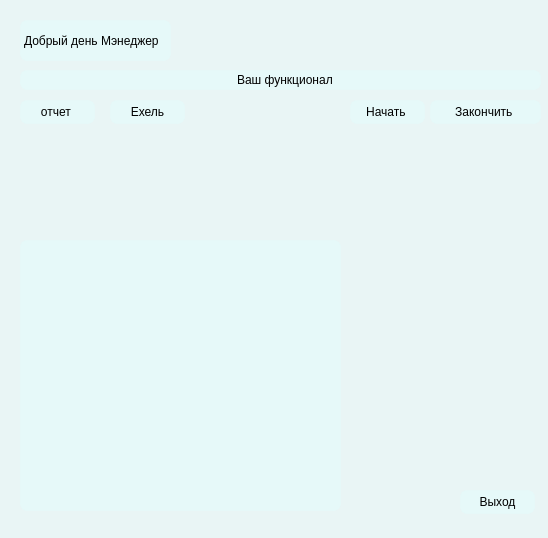
<?xml version="1.0" encoding="UTF-8"?>
<ui version="4.0">
 <class>Dialog</class>
 <widget class="QDialog" name="Dialog">
  <property name="geometry">
   <rect>
    <x>0</x>
    <y>0</y>
    <width>548</width>
    <height>538</height>
   </rect>
  </property>
  <property name="maximumSize">
   <size>
    <width>548</width>
    <height>538</height>
   </size>
  </property>
  <property name="windowTitle">
   <string>Dialog</string>
  </property>
  <property name="styleSheet">
   <string notr="true">background-color: qlineargradient(spread:pad, x1:1, y1:1, x2:0, y2:0, stop:0 rgba(	255, 0, 0, 255), stop:0.427447 rgba(139, 0, 0, 125), stop:1 rgba(155, 79, 165, 255));
font-famaly: Roboto Flex;</string>
  </property>
  <widget class="QWidget" name="widget" native="true">
   <property name="geometry">
    <rect>
     <x>-40</x>
     <y>-60</y>
     <width>641</width>
     <height>721</height>
    </rect>
   </property>
   <property name="maximumSize">
    <size>
     <width>641</width>
     <height>721</height>
    </size>
   </property>
   <property name="styleSheet">
    <string notr="true">background-color:rgba(225,255,255,100);
border: 1px  solid rgba(225,255,255,40);
border-radius: 7px;</string>
   </property>
   <widget class="QLabel" name="label">
    <property name="geometry">
     <rect>
      <x>60</x>
      <y>80</y>
      <width>151</width>
      <height>41</height>
     </rect>
    </property>
    <property name="text">
     <string>Добрый день Мэнеджер </string>
    </property>
   </widget>
   <widget class="QTableView" name="tableView">
    <property name="geometry">
     <rect>
      <x>60</x>
      <y>300</y>
      <width>321</width>
      <height>271</height>
     </rect>
    </property>
   </widget>
   <widget class="QLabel" name="label_2">
    <property name="geometry">
     <rect>
      <x>60</x>
      <y>130</y>
      <width>521</width>
      <height>20</height>
     </rect>
    </property>
    <property name="text">
     <string>                                                                Ваш функционал </string>
    </property>
   </widget>
   <widget class="QPushButton" name="btn_otchet">
    <property name="geometry">
     <rect>
      <x>60</x>
      <y>160</y>
      <width>75</width>
      <height>24</height>
     </rect>
    </property>
    <property name="styleSheet">
     <string notr="true">QPushButton:hover{
background-color:rgba(255,255,255,40)
}
QPushButton:pressed{
background-color:rgba(255,255,255,60)
}</string>
    </property>
    <property name="text">
     <string>отчет </string>
    </property>
    <property name="icon">
     <iconset resource="D:/games/ворк/KP-main/res_rc.qrc">
      <normaloff>:/icons/icon/lab_profile_24dp_E8EAED_FILL0_wght400_GRAD0_opsz24.png</normaloff>:/icons/icon/lab_profile_24dp_E8EAED_FILL0_wght400_GRAD0_opsz24.png</iconset>
    </property>
   </widget>
   <widget class="QPushButton" name="btn_exel">
    <property name="geometry">
     <rect>
      <x>150</x>
      <y>160</y>
      <width>75</width>
      <height>24</height>
     </rect>
    </property>
    <property name="styleSheet">
     <string notr="true">QPushButton:hover{
background-color:rgba(255,255,255,40)
}
QPushButton:pressed{
background-color:rgba(255,255,255,60)
}</string>
    </property>
    <property name="text">
     <string>Ехель</string>
    </property>
    <property name="icon">
     <iconset resource="D:/games/ворк/KP-main/res_rc.qrc">
      <normaloff>:/icons/icon/lab_profile_24dp_E8EAED_FILL0_wght400_GRAD0_opsz24.png</normaloff>:/icons/icon/lab_profile_24dp_E8EAED_FILL0_wght400_GRAD0_opsz24.png</iconset>
    </property>
   </widget>
   <widget class="QPushButton" name="btn_start_day">
    <property name="geometry">
     <rect>
      <x>390</x>
      <y>160</y>
      <width>75</width>
      <height>24</height>
     </rect>
    </property>
    <property name="styleSheet">
     <string notr="true">QPushButton:hover{
background-color:rgba(255,255,255,40)
}
QPushButton:pressed{
background-color:rgba(255,255,255,60)
}</string>
    </property>
    <property name="text">
     <string>Начать </string>
    </property>
    <property name="icon">
     <iconset resource="D:/games/ворк/KP-main/res_rc.qrc">
      <normaloff>:/icons/icon/start_24dp_E8EAED_FILL0_wght400_GRAD0_opsz24.png</normaloff>:/icons/icon/start_24dp_E8EAED_FILL0_wght400_GRAD0_opsz24.png</iconset>
    </property>
   </widget>
   <widget class="QPushButton" name="btn_end">
    <property name="geometry">
     <rect>
      <x>500</x>
      <y>550</y>
      <width>75</width>
      <height>24</height>
     </rect>
    </property>
    <property name="styleSheet">
     <string notr="true">QPushButton:hover{
background-color:rgba(255,255,255,40)
}
QPushButton:pressed{
background-color:rgba(255,255,255,60)
}</string>
    </property>
    <property name="text">
     <string>Выход</string>
    </property>
    <property name="icon">
     <iconset resource="D:/games/ворк/KP-main/res_rc.qrc">
      <normaloff>:/icons/icon/exit_to_app_24dp_E8EAED_FILL0_wght400_GRAD0_opsz24.png</normaloff>:/icons/icon/exit_to_app_24dp_E8EAED_FILL0_wght400_GRAD0_opsz24.png</iconset>
    </property>
   </widget>
   <widget class="QPushButton" name="btn_end_day">
    <property name="geometry">
     <rect>
      <x>470</x>
      <y>160</y>
      <width>111</width>
      <height>24</height>
     </rect>
    </property>
    <property name="styleSheet">
     <string notr="true">QPushButton:hover{
background-color:rgba(255,255,255,40)
}
QPushButton:pressed{
background-color:rgba(255,255,255,60)
}</string>
    </property>
    <property name="text">
     <string>Закончить </string>
    </property>
    <property name="icon">
     <iconset resource="D:/games/ворк/KP-main/res_rc.qrc">
      <normaloff>:/icons/icon/pin_end_24dp_E8EAED_FILL0_wght400_GRAD0_opsz24.png</normaloff>:/icons/icon/pin_end_24dp_E8EAED_FILL0_wght400_GRAD0_opsz24.png</iconset>
    </property>
   </widget>
   <widget class="QPushButton" name="pushButton_6">
    <property name="geometry">
     <rect>
      <x>0</x>
      <y>0</y>
      <width>111</width>
      <height>24</height>
     </rect>
    </property>
    <property name="text">
     <string>Закончить </string>
    </property>
    <property name="icon">
     <iconset resource="D:/games/ворк/KP-main/res_rc.qrc">
      <normaloff>:/icons/icon/pin_end_24dp_E8EAED_FILL0_wght400_GRAD0_opsz24.png</normaloff>:/icons/icon/pin_end_24dp_E8EAED_FILL0_wght400_GRAD0_opsz24.png</iconset>
    </property>
   </widget>
  </widget>
 </widget>
 <resources>
  <include location="D:/games/ворк/KP-main/res_rc.qrc"/>
 </resources>
 <connections/>
</ui>
